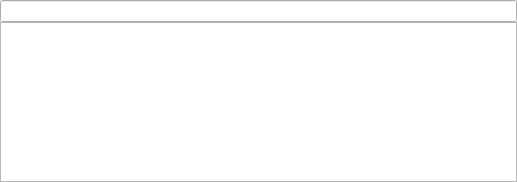
<?xml version="1.0" encoding="UTF-8"?>
<ui version="4.0">
 <class>noteCompleter</class>
 <widget class="QWidget" name="noteCompleter">
  <property name="geometry">
   <rect>
    <x>0</x>
    <y>0</y>
    <width>517</width>
    <height>182</height>
   </rect>
  </property>
  <property name="windowTitle">
   <string>Form</string>
  </property>
  <layout class="QVBoxLayout" name="verticalLayout">
   <property name="spacing">
    <number>0</number>
   </property>
   <property name="leftMargin">
    <number>0</number>
   </property>
   <property name="topMargin">
    <number>0</number>
   </property>
   <property name="rightMargin">
    <number>0</number>
   </property>
   <property name="bottomMargin">
    <number>0</number>
   </property>
   <item>
    <widget class="QLineEdit" name="text"/>
   </item>
   <item>
    <widget class="QListWidget" name="list"/>
   </item>
  </layout>
 </widget>
 <resources/>
 <connections/>
</ui>
